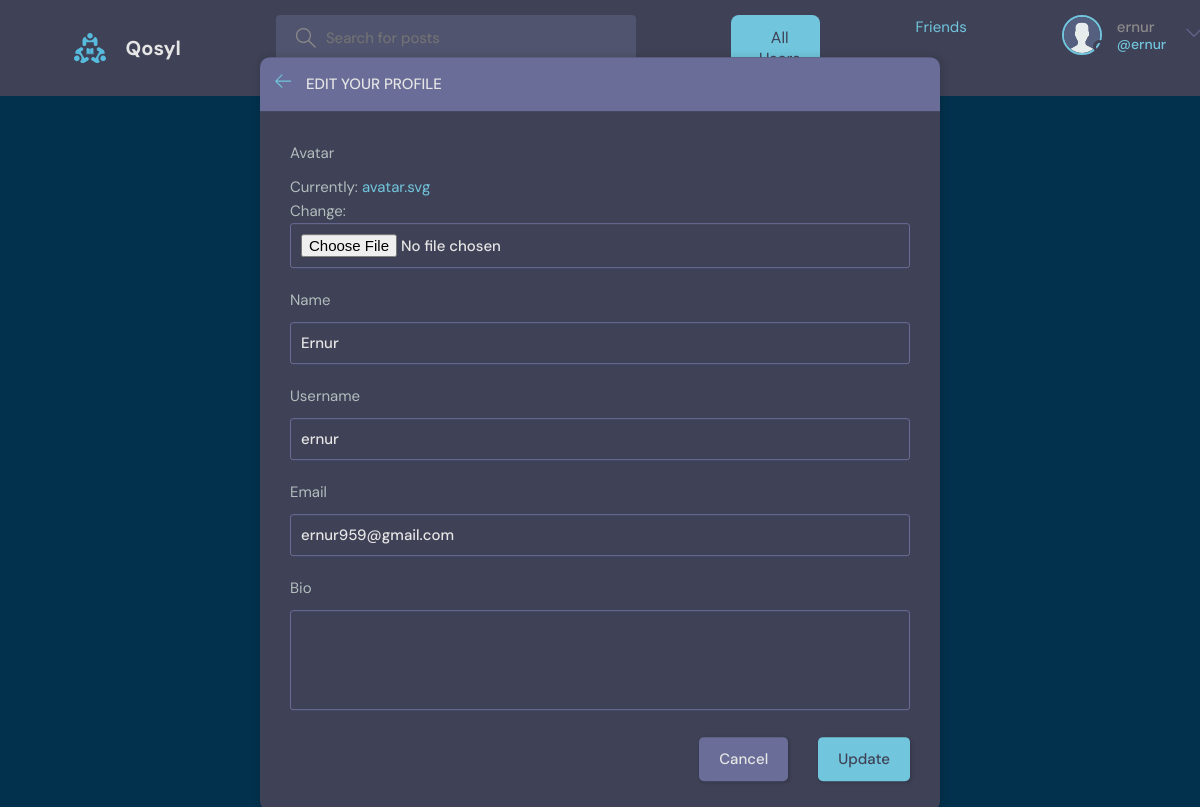
The page /update-user/ (signed in) on the database its author committed.
### users/models.py (models this page shows, shortened)
class User(AbstractUser):
    name = models.CharField(max_length=200, null=True)
    email = models.EmailField(unique=True, null=True)
    bio = models.TextField(null=True)
    avatar = models.ImageField(upload_to='avatars/', default='avatar.svg')
    friends = models.ManyToManyField('self', blank=True, symmetrical=True, related_name='user_friends')
    USERNAME_FIELD = 'email'
    REQUIRED_FIELDS = []
    objects = UserManager()

### users/views.py (the view)
# urls.py: path('update-user/', views.updateUser, name="update-user"),
@login_required(login_url='login')
def updateUser(request):
    user = request.user
    form = UserForm(instance=user)
    if request.method == 'POST':
        form = UserForm(request.POST, request.FILES, instance=user)
        if form.is_valid():
            form.save()
            return redirect('user-profile', pk=user.id)
    return render(request, 'users/update-user.html', {'form': form})

### users/forms.py
class UserForm(ModelForm):
    class Meta:
        model = User
        fields = ['avatar', 'name', 'username', 'email', 'bio']

### users/templates/users/update-user.html (shortened to what this page needs)
{% extends 'main.html' %}
{% block content %}
<main class="update-account layout">
  <div class="container">
    <div class="layout__box">
      <div class="layout__boxHeader">
        <div class="layout__boxTitle">
          <a href="{% url 'home' %}">
            <svg version="1.1" xmlns="http://www.w3.org/2000/svg" width="32" height="32" viewBox="0 0 32 32">
              <title>arrow-left</title>
              <path
                d="M13.723 2.286l-13.723 13.714 13.719 13.714 1.616-1.611-10.96-10.96h27.625v-2.286h-27.625l10.965-10.965-1.616-1.607z">
              </path>
            </svg>
          </a>
          <h3>Edit your profile</h3>
        </div>
      </div>
      <div class="layout__body">
        <form class="form" action="" method="POST" enctype="multipart/form-data">
          {% for field in form %}
          <div class="form__group">
            <label for="profile_pic">{{field.label}}</label>
            {{field}}
          </div>
          {% endfor %}
          <div class="form__action">
            <a class="btn btn--dark" href="index.html">Cancel</a>
            <button class="btn btn--main" type="submit">Update</button>
          </div>
        </form>
      </div>
    </div>
  </div>
</main>
{% endblock content %}

### templates/navbar.html (shortened to what this page needs)
{% load static %}
<header class="header header--loggedIn">
    <div class="container">
        <a href="{% url 'home' %}" class="header__logo">
            <img src="{% static 'images/logo.svg' %}" />
            <h1>Qosyl</h1>
        </a>
        <form class="header__search" method="GET" action="{% url 'home' %}">
            <label>
                <input name="q" placeholder="Search for posts" />
            </label>
        </form>
<button
    onclick="window.location.href='{% url 'all_users' %}'"
    class="all-users-button"
    style="
        background-color: #71c6dd; /* Using your color for the main button background */
        color: #3f4156; /* Text color */
        font-family: 'DM Sans', sans-serif; /* Font style */
        font-size: 16px; /* Font size */
        padding: 12px 20px; /* Padding for spacing */
        border: none; /* No border */
        border-radius: 8px; /* Rounded corners */
        cursor: pointer; /* Pointer on hover */
        display: flex;
        align-items: center;
        gap: 8px; /* Space between the icon and the text */
        transition: background-color 0.3s ease, transform 0.2s ease; /* Smooth transition */
    ">
     All Users
</button>
<a href="{% url 'friends' %}" class="header__button">Friends</a>
        <nav class="header__menu">
            {% if request.user.is_authenticated %}
            <div class="header__user">
                <a href="{% url 'update-user' %}">
                    <div class="avatar avatar--medium active">
                        {% if request.user.avatar %}
                            <img src="{{ request.user.avatar.url }}" alt="{{ request.user.username }}'s Avatar" />
                        {% else %}
                            <img src="{% static 'images/avatar.svg' %}" alt="Default Avatar" />
                        {% endif %}
                    </div>
                    <p>{{request.user.username}} <span>@{{request.user.username}}</span></p>
                </a>
                <button class="dropdown-button">
                    <svg version="1.1" xmlns="http://www.w3.org/2000/svg" width="32" height="32" viewBox="0 0 32 32">
                        <title>chevron-down</title>
                        <path d="M16 21l-13-13h-3l16 16 16-16h-3l-13 13z"></path>
                    </svg>
                </button>
            </div>
            {% else %}
            <a href="{% url 'login' %}">
                <img src="{% static 'images/avatar.svg' %}" />
                <p>Login</p>
            </a>
            {% endif %}
        </nav>
    </div>
</header>

### rows shown on the page
User: user.avatar (placeholder picture), user.username "ernur", form "Ernur" "ernur" "ernur959@gmail.com"

### other values the page prints
{{ field.label }} "Avatar" "Name" "Username" "Email" "Bio"
